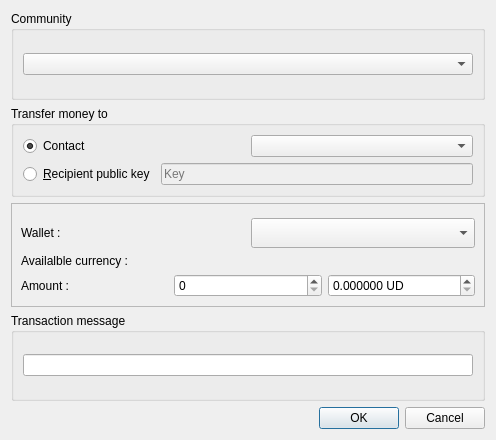
<?xml version="1.0" encoding="UTF-8"?>
<ui version="4.0">
 <class>TransferMoneyDialog</class>
 <widget class="QDialog" name="TransferMoneyDialog">
  <property name="geometry">
   <rect>
    <x>0</x>
    <y>0</y>
    <width>496</width>
    <height>440</height>
   </rect>
  </property>
  <property name="windowTitle">
   <string>Transfer money</string>
  </property>
  <layout class="QVBoxLayout" name="verticalLayout">
   <item>
    <widget class="QGroupBox" name="groupBox_2">
     <property name="title">
      <string>Community</string>
     </property>
     <layout class="QHBoxLayout" name="horizontalLayout_4">
      <item>
       <widget class="QComboBox" name="combo_community"/>
      </item>
     </layout>
    </widget>
   </item>
   <item>
    <widget class="QGroupBox" name="groupBox">
     <property name="title">
      <string>Transfer money to</string>
     </property>
     <layout class="QVBoxLayout" name="verticalLayout_2">
      <item>
       <layout class="QHBoxLayout" name="horizontalLayout_2">
        <item>
         <widget class="QRadioButton" name="radio_contact">
          <property name="text">
           <string>Contact</string>
          </property>
          <property name="checked">
           <bool>true</bool>
          </property>
         </widget>
        </item>
        <item>
         <widget class="QComboBox" name="combo_contact">
          <property name="enabled">
           <bool>true</bool>
          </property>
         </widget>
        </item>
       </layout>
      </item>
      <item>
       <layout class="QHBoxLayout" name="horizontalLayout">
        <item>
         <widget class="QRadioButton" name="radio_pubkey">
          <property name="text">
           <string>&amp;Recipient public key</string>
          </property>
          <property name="checked">
           <bool>false</bool>
          </property>
         </widget>
        </item>
        <item>
         <widget class="QLineEdit" name="edit_pubkey">
          <property name="enabled">
           <bool>false</bool>
          </property>
          <property name="inputMask">
           <string/>
          </property>
          <property name="text">
           <string/>
          </property>
          <property name="placeholderText">
           <string>Key</string>
          </property>
         </widget>
        </item>
       </layout>
      </item>
     </layout>
    </widget>
   </item>
   <item>
    <widget class="QFrame" name="frame">
     <property name="frameShape">
      <enum>QFrame::StyledPanel</enum>
     </property>
     <property name="frameShadow">
      <enum>QFrame::Raised</enum>
     </property>
     <layout class="QVBoxLayout" name="verticalLayout_8">
      <item>
       <layout class="QHBoxLayout" name="horizontalLayout_7">
        <property name="topMargin">
         <number>5</number>
        </property>
        <item>
         <widget class="QLabel" name="label_2">
          <property name="text">
           <string>Wallet :</string>
          </property>
         </widget>
        </item>
        <item>
         <widget class="QComboBox" name="combo_wallets">
          <property name="minimumSize">
           <size>
            <width>0</width>
            <height>30</height>
           </size>
          </property>
         </widget>
        </item>
       </layout>
      </item>
      <item>
       <widget class="QLabel" name="label_total">
        <property name="text">
         <string>Availalble currency : </string>
        </property>
       </widget>
      </item>
      <item>
       <layout class="QHBoxLayout" name="horizontalLayout_3">
        <item>
         <widget class="QLabel" name="label_3">
          <property name="text">
           <string>Amount :</string>
          </property>
         </widget>
        </item>
        <item>
         <widget class="QDoubleSpinBox" name="spinbox_amount">
          <property name="decimals">
           <number>0</number>
          </property>
         </widget>
        </item>
        <item>
         <widget class="QDoubleSpinBox" name="spinbox_relative">
          <property name="suffix">
           <string> UD</string>
          </property>
          <property name="decimals">
           <number>6</number>
          </property>
          <property name="maximum">
           <double>99999999999999991611392.000000000000000</double>
          </property>
         </widget>
        </item>
       </layout>
      </item>
     </layout>
    </widget>
   </item>
   <item>
    <widget class="QGroupBox" name="groupBox_3">
     <property name="title">
      <string>Transaction message</string>
     </property>
     <layout class="QVBoxLayout" name="verticalLayout_3">
      <item>
       <widget class="QLineEdit" name="edit_message">
        <property name="inputMask">
         <string/>
        </property>
       </widget>
      </item>
     </layout>
    </widget>
   </item>
   <item>
    <widget class="QDialogButtonBox" name="button_box">
     <property name="orientation">
      <enum>Qt::Horizontal</enum>
     </property>
     <property name="standardButtons">
      <set>QDialogButtonBox::Cancel|QDialogButtonBox::Ok</set>
     </property>
    </widget>
   </item>
  </layout>
 </widget>
 <resources/>
 <connections>
  <connection>
   <sender>button_box</sender>
   <signal>accepted()</signal>
   <receiver>TransferMoneyDialog</receiver>
   <slot>accept()</slot>
   <hints>
    <hint type="sourcelabel">
     <x>248</x>
     <y>254</y>
    </hint>
    <hint type="destinationlabel">
     <x>157</x>
     <y>274</y>
    </hint>
   </hints>
  </connection>
  <connection>
   <sender>button_box</sender>
   <signal>rejected()</signal>
   <receiver>TransferMoneyDialog</receiver>
   <slot>reject()</slot>
   <hints>
    <hint type="sourcelabel">
     <x>316</x>
     <y>260</y>
    </hint>
    <hint type="destinationlabel">
     <x>286</x>
     <y>274</y>
    </hint>
   </hints>
  </connection>
  <connection>
   <sender>combo_wallets</sender>
   <signal>currentIndexChanged(int)</signal>
   <receiver>TransferMoneyDialog</receiver>
   <slot>change_displayed_wallet(int)</slot>
   <hints>
    <hint type="sourcelabel">
     <x>82</x>
     <y>264</y>
    </hint>
    <hint type="destinationlabel">
     <x>199</x>
     <y>244</y>
    </hint>
   </hints>
  </connection>
  <connection>
   <sender>radio_pubkey</sender>
   <signal>toggled(bool)</signal>
   <receiver>TransferMoneyDialog</receiver>
   <slot>recipient_mode_changed(bool)</slot>
   <hints>
    <hint type="sourcelabel">
     <x>87</x>
     <y>51</y>
    </hint>
    <hint type="destinationlabel">
     <x>199</x>
     <y>244</y>
    </hint>
   </hints>
  </connection>
  <connection>
   <sender>combo_community</sender>
   <signal>currentIndexChanged(int)</signal>
   <receiver>TransferMoneyDialog</receiver>
   <slot>change_current_community(int)</slot>
   <hints>
    <hint type="sourcelabel">
     <x>199</x>
     <y>50</y>
    </hint>
    <hint type="destinationlabel">
     <x>199</x>
     <y>165</y>
    </hint>
   </hints>
  </connection>
  <connection>
   <sender>spinbox_relative</sender>
   <signal>valueChanged(double)</signal>
   <receiver>TransferMoneyDialog</receiver>
   <slot>relative_amount_changed()</slot>
   <hints>
    <hint type="sourcelabel">
     <x>320</x>
     <y>269</y>
    </hint>
    <hint type="destinationlabel">
     <x>199</x>
     <y>165</y>
    </hint>
   </hints>
  </connection>
 </connections>
 <slots>
  <slot>open_manage_wallet_coins()</slot>
  <slot>change_displayed_wallet(int)</slot>
  <slot>transfer_mode_changed(bool)</slot>
  <slot>recipient_mode_changed(bool)</slot>
  <slot>change_current_community(int)</slot>
  <slot>amount_changed()</slot>
  <slot>relative_amount_changed()</slot>
 </slots>
</ui>
